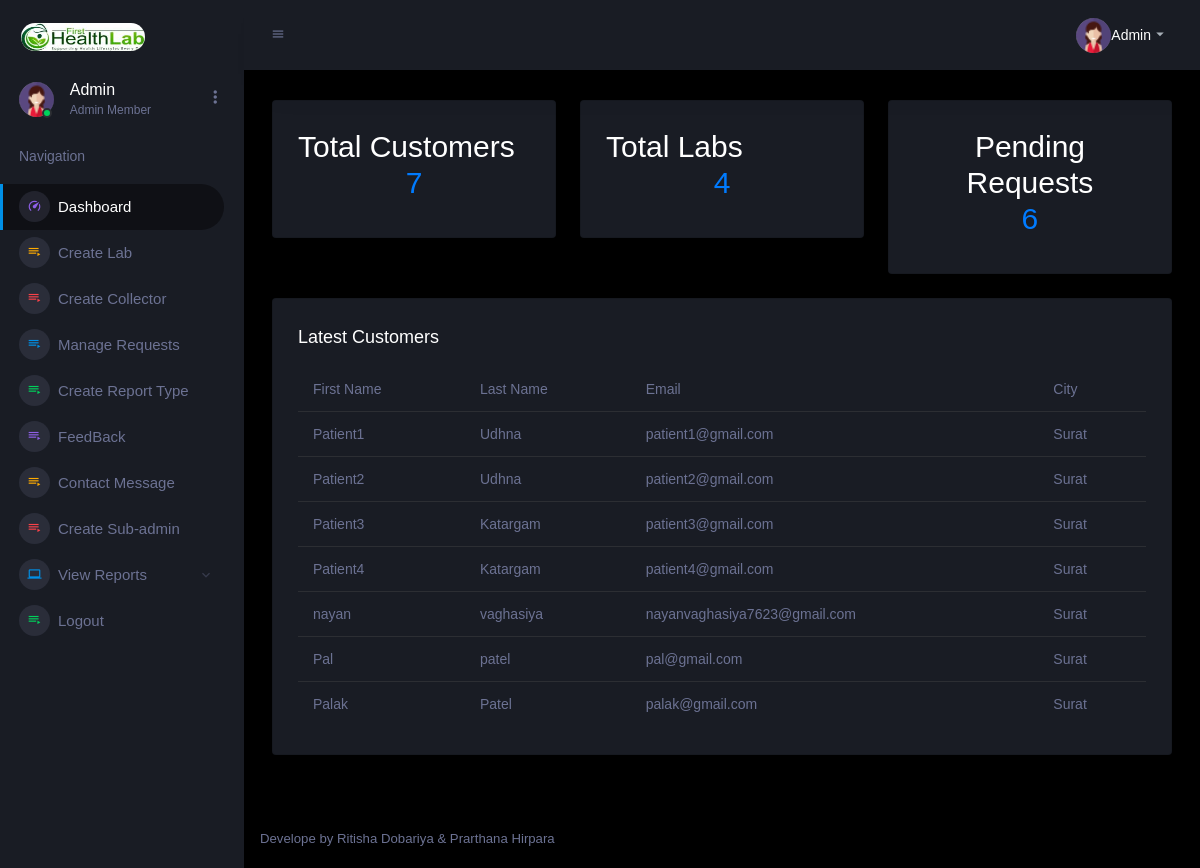
The page /admin/homepage.php (signed in) on the database its author committed.
### tables this page shows
CREATE TABLE `registration` (
  `first_name` varchar(20) NOT NULL,
  `last_name` varchar(20) NOT NULL,
  `email` varchar(50) NOT NULL,
  `password` varchar(20) NOT NULL,
  `phoneno` bigint(10) NOT NULL,
  `address` varchar(150) NOT NULL,
  `city` varchar(20) NOT NULL,
  `pincode` bigint(6) NOT NULL,
  `dob` date NOT NULL,
  `status` varchar(10) NOT NULL,
  `createdon` date NOT NULL,
  `secqu` varchar(50) NOT NULL,
  `answer` varchar(15) NOT NULL,
  `area` varchar(50) NOT NULL
);

### admin/homepage.php (the view, shortened to what this page needs)
<!DOCTYPE html>
<html lang="en">
  <head>
    <link rel="stylesheet" href="assets/vendors/mdi/css/materialdesignicons.min.css">
    <link rel="stylesheet" href="assets/vendors/css/vendor.bundle.base.css">
    <link rel="stylesheet" href="assets/vendors/jvectormap/jquery-jvectormap.css">
    <link rel="stylesheet" href="assets/vendors/flag-icon-css/css/flag-icon.min.css">
    <link rel="stylesheet" href="assets/vendors/owl-carousel-2/owl.carousel.min.css">
    <link rel="stylesheet" href="assets/vendors/owl-carousel-2/owl.theme.default.min.css">
    <link rel="stylesheet" href="assets/css/style.css">
  </head>
  <body>
    <div class="container-scroller">
    <?php
include "nav.php";
?>
      <div class="container-fluid page-body-wrapper">
        <nav class="navbar p-0 fixed-top d-flex flex-row">
          <div class="navbar-menu-wrapper flex-grow d-flex align-items-stretch">
            <button class="navbar-toggler navbar-toggler align-self-center" type="button" data-toggle="minimize">
              <span class="mdi mdi-menu"></span>
            </button>
            <ul class="navbar-nav navbar-nav-right">
              <li class="nav-item dropdown">
                <a class="nav-link" id="profileDropdown" href="#" data-toggle="dropdown">
                  <div class="navbar-profile">
                  <?php
               if($_SESSION['role']=="Admin")
               {
                 $img="pic-2.png";
               }
                   echo "<img class=img-xs rounded-circle src=assets/images/faces-clipart/".$img.">";
                   ?>
                    <?php
                    $role=$_SESSION['role'];
                    if($role=="Admin")
					{
                   echo "<p class=mb-0 d-none d-sm-block navbar-profile-name>Admin</p>";
          }
          ?>
                    <i class="mdi mdi-menu-down d-none d-sm-block"></i>
                  </div>
                </a>
              </li>
            </ul>
          </div>
        </nav>
        <div class="main-panel">
          <div class="content-wrapper">
            <div class="row">
              <div class="col-sm-4 grid-margin">
                <div class="card">
                  <div class="card-body">
                    <?php
                    include "myconnection.php";
                    $qcust="select * from registration";
                    $resultcust=mysqli_query($connection,$qcust);
                    $countcust=mysqli_num_rows($resultcust);
                  ?>
                    <div class="row" >
                      <div class="col-8 col-sm-12 col-xl-12 my-auto" align=center>
                        <div class="d-flex d-sm-block d-md-flex align-items-center">
                          <h2 class="mb-0">Total Customers</h2>
                        </div>
                        <h2 class="text-muted font-weight-normal"><?php echo "<a href=customer.php>".$countcust."</a>"; ?></h2>
                      </div>
                    </div>
                  </div>
                </div>
              </div>
              <div class="col-sm-4 grid-margin">
                <div class="card">
                  <div class="card-body">
                    <?php
                       $qlab="select * from labs";
                       $resultlab=mysqli_query($connection,$qlab);
                       $countlab=mysqli_num_rows($resultlab);
                    ?>
                    <div class="row">
                      <div class="col-8 col-sm-12 col-xl-12 my-auto" align=center>
                        <div class="d-flex d-sm-block d-md-flex align-items-center">
                          <h2 class="mb-0">Total Labs</h2>
                        </div>
                        <h2 class="text-muted font-weight-normal"><?php echo "<a href=viewlabs.php>".$countlab."</a>"; ?></h2>
                      </div>
                    </div>
                  </div>
                </div>
              </div>
              <div class="col-sm-4 grid-margin">
                <div class="card">
                  <div class="card-body">
                    <?php
                      $qreq="select * from request where status='Pending'";
                      $resultreq=mysqli_query($connection,$qreq);
                      $countreq=mysqli_num_rows($resultreq);
                    ?>
                    <div class="row">
                      <div class="col-8 col-sm-12 col-xl-12 my-auto" align=center>
                        <div class="d-flex d-sm-block d-md-flex align-items-center">
                          <h2 class="mb-0">Pending Requests</h2>
                        </div>
                        <h2 class="text-muted font-weight-normal"><?php echo "<a href=request.php>".$countreq."</a>"; ?></h2>
                      </div>
                    </div>
                  </div>
                </div>
              </div>
            </div>
            <div class="row ">
              <div class="col-12 grid-margin">
                <div class="card">
                  <div class="card-body">
                    <h4 class="card-title">Latest Customers</h4>
                    <div class="table-responsive">
                       <table class="table">
                        <thead>
                          <tr>
                          <th> First Name </th>
                            <th> Last Name </th>
                             <th>Email</th>
                             <th>City</th>
                          </tr>
                        </thead>
                        <tbody>
						 <?php
						 include "myconnection.php";
					 $q1="select * from registration";
$rexist1=mysqli_query($connection,$q1) or die("Error");
$count=mysqli_num_rows($rexist1);
if($count>0)
{
while($arr1=mysqli_fetch_array($rexist1))
{
?>
                          <tr>
                          <td><?php echo $arr1['first_name']; ?></td>
                            <td><?php echo $arr1['last_name']; ?></td>
                           <td><?php echo $arr1['email']; ?></td>
                           <td><?php echo $arr1['city']; ?></td>
                          </tr>
                          <?php
					  }
					  }
					  ?>
                        </tbody>
                      </table>
                    </div>
                  </div>
                </div>
              </div>
            </div>
          </div>
          <footer class="footer">
            <div class="d-sm-flex justify-content-center justify-content-sm-between">
              <span class="text-muted d-block text-center text-sm-left d-sm-inline-block">Develope by Ritisha Dobariya & Prarthana Hirpara</span>
            </div>
          </footer>
        </div>
      </div>
    </div>
  </body>
</html>

### admin/nav.php (shortened to what this page needs)
<nav class="sidebar sidebar-offcanvas" id="sidebar">
        <div class="sidebar-brand-wrapper d-none d-lg-flex align-items-center justify-content-center fixed-top">
          <a class="sidebar-brand brand-logo" href="index.html"><img src="assets/images/logo6.jpg"/></a>
        </div>
        <ul class="nav">
          <li class="nav-item profile">
            <div class="profile-desc">
              <div class="profile-pic">
                <div class="count-indicator">
                  <?php
               if($_SESSION['role']=="Admin")
               {
                 $img="pic-2.png";
               }
               echo "<img src=assets/images/faces-clipart/".$img."  width=201 height=251 class=img-xs rounded-circle>";
               ?>
                  <span class="count bg-success"></span>                </div>
                <div class="profile-name">
                <?php
                    $role=$_SESSION['role'];
                    if($role=="Admin")
					{
                  echo "<h5 class=mb-0 font-weight-normal>Admin</h5>";
                  echo "<span>Admin Member</span>";
          }
          ?>
                </div>
              </div>
              <a href="#" id="profile-dropdown" data-toggle="dropdown"><i class="mdi mdi-dots-vertical"></i></a>
            </div>
          </li>
          <li class="nav-item nav-category">
            <span class="nav-link">Navigation</span>
          </li>
          <li class="nav-item menu-items">
            <a class="nav-link" href="homepage.php">
              <span class="menu-icon">
                <i class="mdi mdi-speedometer"></i>
              </span>
              <span class="menu-title">Dashboard</span>
            </a>
          </li>
<?php
if($_SESSION['role']=="Admin")
{
?>
		  <li class="nav-item menu-items">
            <a class="nav-link" href="createlab.php">
              <span class="menu-icon">
                <i class="mdi mdi-playlist-play"></i>
              </span>
              <span class="menu-title">Create Lab</span>
            </a>
          </li>
          <li class="nav-item menu-items">
            <a class="nav-link" href="createcollector.php">
              <span class="menu-icon">
                <i class="mdi mdi-playlist-play"></i>
              </span>
              <span class="menu-title">Create Collector</span>
            </a>
          </li>
          <?php
}
          ?>
          <?php
if($_SESSION['role']=="Admin")
{
?>
		    <li class="nav-item menu-items">
            <a class="nav-link" href="managerequests.php">
              <span class="menu-icon">
                <i class="mdi mdi-playlist-play"></i>
              </span>
              <span class="menu-title">Manage Requests</span>
            </a>
          </li>
          <li class="nav-item menu-items">
            <a class="nav-link" href="reporttype.php">
              <span class="menu-icon">
                <i class="mdi mdi-playlist-play"></i>
              </span>
              <span class="menu-title">Create Report Type </span>
            </a>
          </li>
          <li class="nav-item menu-items">
            <a class="nav-link" href="feedback.php">
              <span class="menu-icon">
                <i class="mdi mdi-playlist-play"></i>
              </span>
              <span class="menu-title">FeedBack</span>
            </a>
          </li>
          <li class="nav-item menu-items">
            <a class="nav-link" href="contactus.php">
              <span class="menu-icon">
                <i class="mdi mdi-playlist-play"></i>
              </span>
              <span class="menu-title">Contact Message</span>
            </a>
          </li>
          <li class="nav-item menu-items">
            <a class="nav-link" href="subadmin.php">
              <span class="menu-icon">
                <i class="mdi mdi-playlist-play"></i>
              </span>
              <span class="menu-title">Create Sub-admin</span>
            </a>
          </li>
          <li class="nav-item menu-items">
            <a class="nav-link" data-toggle="collapse" href="#ui-basic" aria-expanded="false" aria-controls="ui-basic">
              <span class="menu-icon">
                <i class="mdi mdi-laptop"></i>
              </span>
              <span class="menu-title">View Reports</span>
              <i class="menu-arrow"></i>
            </a>
          </li>
          <?php
}
          ?>
           <li class="nav-item menu-items">
            <a class="nav-link" href="logout.php">
              <span class="menu-icon">
                <i class="mdi mdi-playlist-play"></i>
              </span>
              <span class="menu-title">Logout</span>
            </a>
          </li>
</ul>
      </nav>

### rows shown on the page
registration: first_name "Patient1", last_name "Udhna", email "patient1@gmail.com", city "Surat"
registration: first_name "Patient2", last_name "Udhna", email "patient2@gmail.com", city "Surat"
registration: first_name "Patient3", last_name "Katargam", email "patient3@gmail.com", city "Surat"
registration: first_name "Patient4", last_name "Katargam", email "patient4@gmail.com", city "Surat"
registration: first_name "nayan", last_name "vaghasiya", email "nayanvaghasiya7623@gmail.com", city "Surat"
registration: first_name "Pal", last_name "patel", email "pal@gmail.com", city "Surat"
registration: first_name "Palak", last_name "Patel", email "palak@gmail.com", city "Surat"

### other values the page prints
$countcust "7"
$countlab "4"
$countreq "6"
